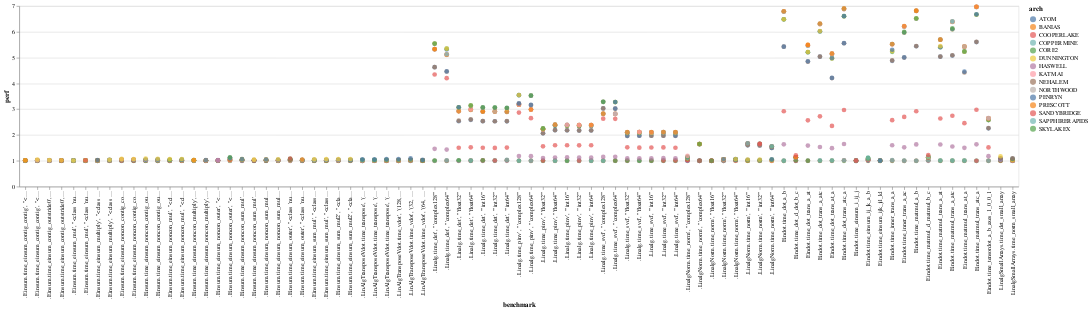

Notebook cell for this chart:
### Code cell
import altair as alt

alt.Chart(df).mark_circle(size=60).encode(
    x='benchmark',
    y='perf',
    color='arch')

### Figure 1 — Vega-Lite specification as saved in the notebook (floating-point values rounded to 4 significant figures; data arrays with more than 128 entries replaced by an {"elided": "..."} marker saying what was removed)
{"config": {"view": {"continuousWidth": 300, "continuousHeight": 300}}, "data": {"name": "data-52ac8af60ea3c8c0df3451af329b9392"}, "mark": {"type": "circle", "size": 60}, "encoding": {"color": {"field": "arch", "type": "nominal"}, "x": {"field": "benchmark", "type": "nominal"}, "y": {"field": "perf", "type": "quantitative"}}, "$schema": "https://vega.github.io/schema/vega-lite/v5.17.0.json", "datasets": {"data-52ac8af60ea3c8c0df3451af329b9392": {"elided": "1245 records"}}}
